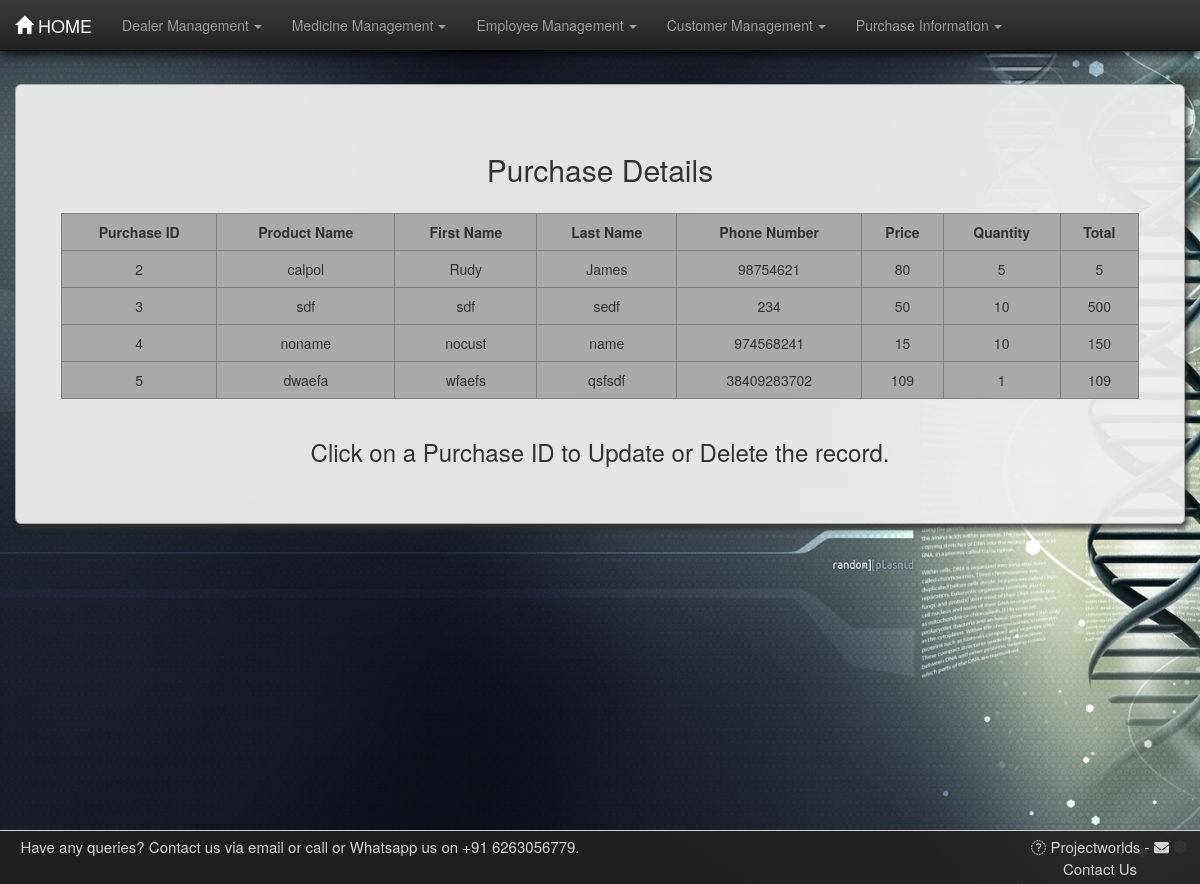
Page /pharma/purchasetable/ on the committed database.
### pharma/models.py (models this page shows, shortened)
class Purchase(models.Model):
    pname   = models.CharField(max_length=30)
    fname   = models.CharField(max_length=30)
    lname   = models.CharField(max_length=30)
    phn_no  = models.BigIntegerField()
    price   = models.BigIntegerField()
    qty     = models.BigIntegerField()
    total   = models.BigIntegerField()

### pharma/views.py (the view)
def purchasetable(request):
    purchase = Purchase.objects.all()
    dict = {"purchase": purchase}
    return render(request, 'pharma/purchasetable.html', dict)

### pharma/templates/pharma/purchasetable.html (shortened to what this page needs)
{% load staticfiles %}
<!DOCTYPE html>
<html lang="en">
<head>
    <link rel="stylesheet" href="{% static 'pharma/css/bootstrap.min.css' %}">
    <link rel="stylesheet" href="{% static 'pharma/css/bootstrap-theme.min.css' %}">
    <link rel="stylesheet" href="{% static 'pharma/css/style.css' %}">
</head>
<body>
<nav class="navbar navbar-inverse navbar-fixed-top">
    <div class="container-fluid">
        <div class="navbar-header">
            <a href="/pharma/" class="navbar-brand"><span
                    class="glyphicon glyphicon glyphicon-home"></span>&nbsp;HOME</a>
        </div>
        <div class="collapse navbar-collapse" id="thisnav">
            <ul class="nav navbar-nav">
                <li class="dropdown"><a href="#" class="dropdown-toggle" data-toggle="dropdown">Dealer Management<b
                        class="caret"></b></a>
                </li>
                <li class="dropdown"><a href="#" class="dropdown-toggle" data-toggle="dropdown">Medicine Management<b
                        class="caret"></b></a>
                </li>
                <li class="dropdown"><a href="#" class="dropdown-toggle" data-toggle="dropdown">Employee Management<b
                        class="caret"></b></a>
                </li>
                <li class="dropdown"><a href="#" class="dropdown-toggle" data-toggle="dropdown">Customer Management<b
                        class="caret"></b></a>
                </li>
                <li class="dropdown"><a href="#" class="dropdown-toggle" data-toggle="dropdown">Purchase Information<b
                        class="caret"></b></a>
                </li>
            </ul>
        </div>
    </div>
</nav>
<div class="container-fluid martop7">
    <div class="jumbotron jumcust">
        <h2>Purchase Details</h2>
        <div class="row padtop15">
            <div class="col-md-1"></div>
        </div>
        <div class="row">
            <div class="col-md-1">
            </div>
            <table border="1" class="table table-responsive table-hover col-md-10">
                <tr>
                    <th>Purchase ID</th>
                    <th>Product Name</th>
                    <th>First Name</th>
                    <th>Last Name</th>
                    <th>Phone Number</th>
                    <th>Price</th>
                    <th>Quantity</th>
                    <th>Total</th>
                </tr>
                {% for foo in purchase %}
                    <tr>
                        <td class="idlink"><a href="/pharma/purchaseformview{{ foo.id }}/">{{ foo.id }}</a></td>
                        <td>{{ foo.pname }}</td>
                        <td>{{ foo.fname }}</td>
                        <td>{{ foo.lname }}</td>
                        <td>{{ foo.phn_no }}</td>
                        <td>{{ foo.price }}</td>
                        <td>{{ foo.qty }}</td>
                        <td>{{ foo.total }}</td>
                    </tr>
                {% endfor %}
            </table>
        </div>
        <footer><h3>Click on a Purchase ID to Update or Delete the record.</h3></footer>
    </div>
</div>
<footer id="contact" class="container-fluid text-center">
    <div class="row">
        <div class="left-footer col-lg-6">
            <span class="footer-text">Have any queries? Contact us via email or call or Whatsapp  us on +91 6263056779.</span>
        </div>
        <div class="col-lg-4"></div>
        <div class="right-footer col-lg-2">
                <span class="linkto" onclick=" window.open('https://projectworlds.in/', '_blank'); return false;"><i
                        class="fab fa-globe-square prefix mr-1"></i> Projectworlds</span>
            <span>-</span>
            <span class="linkto" data-toggle="modal" data-target="#modalContactForm"><i
                    class="fa fa-envelope prefix mr-1"></i> Contact Us</span>
        </div>
    </div>
</footer>
</body>
</html>

### pharma/static/pharma/css/style.css (style rules this page uses)
body { background-image: url("images/bghome.jpg"); background-size: cover; background-attachment: fixed; min-height: 100vh; }
.caret { margin-left: 5px; }
.padtop15 { padding-top: 15px; }
table { text-align: center; border-collapse: collapse; background-color: darkgray; }
th { text-align: center; }
.martop7 { margin-top: 7%; }
.jumcust { box-shadow: 3px 5px 5px rgba(47, 47, 47, 0.8); border: 1px solid darkgrey; border-radius: 0px; text-align: center; background-color: rgba(238, 238, 238, 0.95); }
.table>tbody>tr>td, .table>tbody>tr>th { border-top: none; }
a:link { text-decoration: none; color: #333; }
#contact { padding-top: 0.5rem; padding-bottom: 0.5rem; border-top: 1px solid; background-color: rgba(34, 34, 34, 0.9); color: lightgray; font-size: 1.5rem; position: fixed; left: 0; bottom: 0; width: 100%; }
.linkto { cursor: pointer; }
.navbar { box-shadow: 2px 3px 10px rgba(0, 0, 0, 0.8); }

### rows in the picture
Purchase: id "2", pname "calpol", fname "Rudy", lname "James", phn_no "98754621", price "80", qty "5", total "5"
Purchase: id "3", pname "sdf", fname "sdf", lname "sedf", phn_no "234", price "50", qty "10", total "500"
Purchase: id "4", pname "noname", fname "nocust", lname "name", phn_no "974568241", price "15", qty "10", total "150"
Purchase: id "5", pname "dwaefa", fname "wfaefs", lname "qsfsdf", phn_no "38409283702", price "109", qty "1", total "109"
